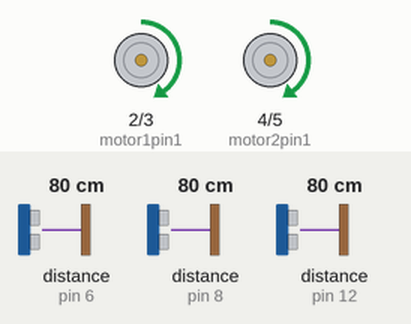
This sketch was run on a simulated Arduino Uno, built with avr-gcc and run on an emulated ATmega328P. On the bench: motor-driver pin pairs drawn as motors (green arrow = first pin HIGH = forward, orange = second pin HIGH = backward, longer = more drive, scaled by the enable pin). Wiring (inferred from the names in the program): 3 × ultrasonic range finder: trigger pin 7, echo pin 8 / trigger pin 11, echo pin 6 / trigger pin 13, echo pin 12. The inputs (shaded band) are chosen by the test bench; at power-on: distance to the obstacle (sensors on pin 8, pin 6, pin 12) 80 cm. The echo pulse lasts 58.3 µs per cm.

Above: at 1.2 s.
1.3 s: distance to the obstacle (sensor on pin 8) set to 23 cm
2.8 s: distance to the obstacle (sensor on pin 8) set to 18 cm
At 2.97 s:
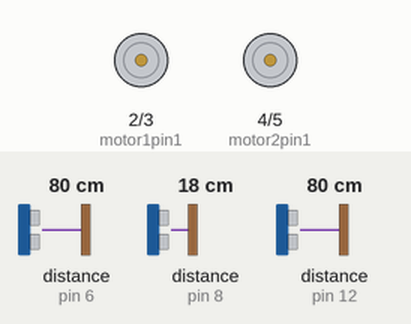
At 3.5 s:
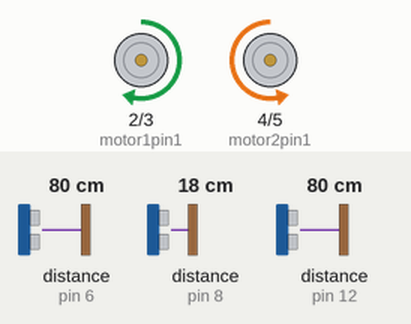
5.8 s: distance to the obstacle (sensor on pin 8) set to 35 cm
7.8 s: distance to the obstacle (sensor on pin 8) set to 2 cm
At 9.4 s:
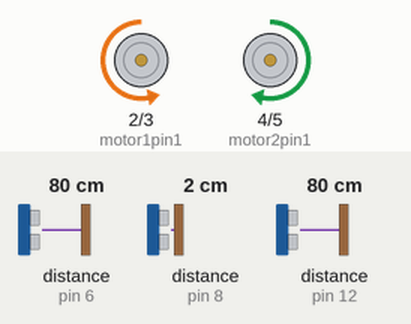
Timing chart, 0 to 11.8 s (numbered marks = the images above; inputs shaded):
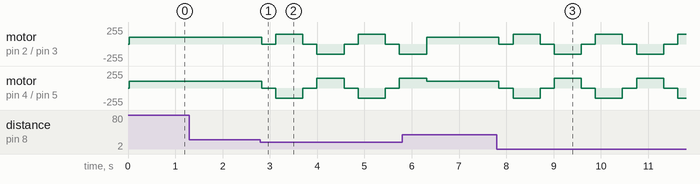

The sketch:

sketch_dec18g_copy_20251128111712.ino
```cpp
// Pin Definitions
const int motor1pin1 = 2;
const int motor1pin2 = 3;
const int motor2pin1 = 4;
const int motor2pin2 = 5;

// PWM Speed Control Pins (Enable Pins)
const int enA = 9;
const int enB = 10;

// Sensor Pins
const int trigPin = 7;
const int echoPin = 8;

const int trigPin_left = 13;
const int echoPin_left = 12;

const int trigPin_right = 11;
const int echoPin_right = 6;

// Global Variables
float distance, distance_left, distance_right;
int obstacleThreshold = 20; // Distance in cm to trigger a stop

void setup() {
  // Motor pins
  pinMode(motor1pin1, OUTPUT);
  pinMode(motor1pin2, OUTPUT);
  pinMode(motor2pin1, OUTPUT);
  pinMode(motor2pin2, OUTPUT);

  // Speed control pins
  pinMode(enA, OUTPUT);
  pinMode(enB, OUTPUT);

  // Sensor pins
  pinMode(trigPin, OUTPUT);
  pinMode(echoPin, INPUT);

  pinMode(trigPin_right, OUTPUT);
  pinMode(echoPin_right, INPUT);

  pinMode(trigPin_left, OUTPUT);
  pinMode(echoPin_left, INPUT);

  Serial.begin(9600);
}

void loop() {
  // 1. Read all sensors
  distance_left = get_distance(trigPin_left, echoPin_left);
  delay(5); // Small delay between sensor reads to prevent interference
  distance_right = get_distance(trigPin_right, echoPin_right);
  delay(5);
  distance = get_distance(trigPin, echoPin);


  // 2. Navigation Logic

  // PRIORITY 1: Front Obstacle Detected
  if (distance < obstacleThreshold) {
    stopMotors();
    delay(300); // Brief pause to stabilize

    // Compare Left and Right to decide which way to turn
    if (distance_left > distance_right) {
      // More space on the left
      turnLeft();
      delay(500); // Turn for 0.5 second
    } else {
      // More space on the right (or equal)
      turnRight();
      delay(500);
    }
  }
  // PRIORITY 2: Left Side Obstacle (Avoidance)
  else if (distance_left < 15) {
    // Wall on left? Nudge right slightly while moving forward
    turnRight();
    delay(100); // Short turn just to steer away
  }
  // PRIORITY 3: Right Side Obstacle (Avoidance)
  else if (distance_right < 15) {
    // Wall on right? Nudge left slightly while moving forward
    turnLeft();
    delay(100); // Short turn just to steer away
  }
  // PRIORITY 4: Path Clear
  else {
    moveForward();
  }

  delay(50); // Small loop delay
}

// --- HELPER FUNCTIONS ---

void moveForward() {
  analogWrite(enA, 100);
  analogWrite(enB, 100);
  digitalWrite(motor1pin1, HIGH);
  digitalWrite(motor1pin2, LOW);
  digitalWrite(motor2pin1, HIGH);
  digitalWrite(motor2pin2, LOW);
}

void stopMotors() {
  analogWrite(enA, 0);
  analogWrite(enB, 0);
  digitalWrite(motor1pin1, LOW);
  digitalWrite(motor1pin2, LOW);
  digitalWrite(motor2pin1, LOW);
  digitalWrite(motor2pin2, LOW);
}

void turnRight() {
  analogWrite(enA, 150);
  analogWrite(enB, 150);
  // Motor 1 Forward (Left Motor)
  digitalWrite(motor1pin1, HIGH);
  digitalWrite(motor1pin2, LOW);
  // Motor 2 Backward (Right Motor)
  digitalWrite(motor2pin1, LOW);
  digitalWrite(motor2pin2, HIGH);
}

void turnLeft() {
  analogWrite(enA, 150);
  analogWrite(enB, 150);
  // Motor 1 Backward (Left Motor)
  digitalWrite(motor1pin1, LOW);
  digitalWrite(motor1pin2, HIGH);
  // Motor 2 Forward (Right Motor)
  digitalWrite(motor2pin1, HIGH);
  digitalWrite(motor2pin2, LOW);
}

// Corrected function: Added variable types (int) to arguments
float get_distance(int trig, int echo) {
  digitalWrite(trig, LOW);
  delayMicroseconds(2);
  digitalWrite(trig, HIGH);
  delayMicroseconds(10);
  digitalWrite(trig, LOW);

  // Use a local variable for duration
  float duration = pulseIn(echo, HIGH);

  // Calculate distance in cm
  float dist = (duration * 0.0343) / 2;

  // Filter out 0 readings (sensor timeout usually returns 0)
  if (dist == 0) { return 999.0; }

  return dist;
}
```

Measured:
- the behaviour switches between 21 and 20 cm on distance to the obstacle (sensor on pin 8) (found by bisection; images 0 and 1)
- after the input at 1.3 s, every drawn part: stays the same
